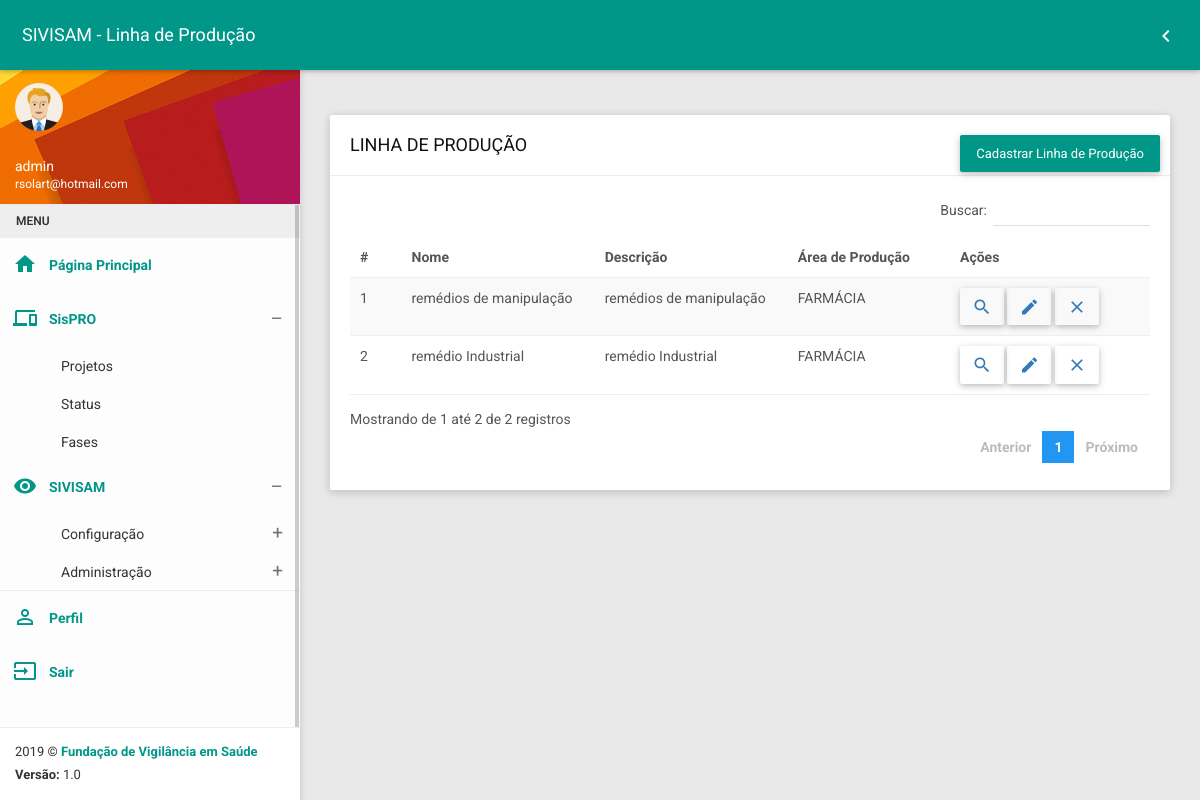
Page /devisa/linhaproducao_list (signed in) on the committed database.
### devisa/models.py (models this page shows, shortened)
class Linhaproducao(models.Model):
    lp_nome = models.CharField(verbose_name='nome', max_length=200, default='')
    lp_descricao = models.CharField(verbose_name='descrição', max_length=400, default='')
    area_producao = models.ForeignKey(Areaproducao, on_delete=models.PROTECT)
    class Meta:
        permissions = (
            ('linha_producao_list', 'Pode listar linhas de produção'),
            ('linha_producao_create', 'Pode cadastrar linha de produção'),
            ('linha_producao_update', 'Pode editar linha de produção'),
            ('linha_producao_view', 'Pode ver linha de produção'),
            ('linha_producao_delete', 'Pode excluir linha de produção')
        )

class Areaproducao(models.Model):
    ap_nome = models.CharField(verbose_name='nome', max_length=200, default='')
    ap_descricao = models.CharField(verbose_name='descrição', max_length=400, default='')
    class Meta:
        permissions = (
            ('area_producao_list', 'Pode listar áreas de produção'),
            ('area_producao_create', 'Pode cadastrar área de produção'),
            ('area_producao_update', 'Pode editar área de produção'),
            ('area_producao_view', 'Pode ver área de produção'),
            ('area_producao_delete', 'Pode excluir área de produção')
        )
    def __str__(self):
        return self.ap_nome

### devisa/views.py (the view)
# urls.py: path('linhaproducao_list', linhaproducao_list, name="linhaproducao_list"),
@login_required
@permission_required('devisa.linhaproducao_list')
def linhaproducao_list(request):
    model = Linhaproducao.objects.all()
    return render(request, 'linhaproducao/linhaproducao_list.html', {'linhaproducaos': model})

### devisa/templates/linhaproducao/linhaproducao_list.html (shortened to what this page needs)
{% extends 'base.html' %}
{% load static %}
{% block css %}
    <link href="{% static 'plugins/bootstrap/css/bootstrap.css' %}" rel="stylesheet">
    <link href="{% static 'plugins/node-waves/waves.css' %}" rel="stylesheet" />
    <link href="{% static 'plugins/animate-css/animate.css' %}" rel="stylesheet" />
    <link href="{% static 'plugins/jquery-datatable/skin/bootstrap/css/dataTables.bootstrap.css' %}" rel="stylesheet">
    <link href="{% static 'css/style.css' %}" rel="stylesheet">
    <link href="{% static 'css/themes/all-themes.css' %}" rel="stylesheet" />
{% endblock %}
{% block title %} SIVISAM - Linha de Produção {% endblock %}
{% block return %}
       <li class="pull-right"><a href="{% url 'devisa' %}"><i class="material-icons">chevron_left</i></a></li>
{% endblock %}
{% block content %}
<div class="row clearfix">
                <div class="col-lg-12 col-md-12 col-sm-12 col-xs-12">
                    <div class="card">
                        <div class="header">
                            <h2>
                                LINHA DE PRODUÇÃO
                            </h2>
                            <ul class="header-dropdown m-r--5">
                                <li class="dropdown">
                                    <a href="{% url 'linhaproducao_create' %}">
                                        <button type="button" class="btn bg-teal btn-block btn-lg waves-effect">
                                            Cadastrar Linha de Produção
                                        </button>
                                    </a>
                                </li>
                            </ul>
                        </div>
                        <div class="body">
                            <div class="table-responsive">
                                <table class="table table-striped table-hover dataTable js-exportable">
                                    <thead>
                                        <tr>
                                            <th>#</th>
                                            <th>Nome</th>
                                            <th>Descrição</th>
                                            <th>Área de Produção</th>
                                            <th>Ações</th>
                                        </tr>
                                    </thead>
                                    <tbody>
                                        {% for lp in linhaproducaos %}
                                        <tr>
                                            <td>{{ lp.id }}</td>
                                            <td>{{ lp.lp_nome }}</td>
                                            <td>{{ lp.lp_descricao }}</td>
                                            <td>{{ lp.area_producao }}</td>
                                            <td style="width: 25%;">
                                                <a href="{% url 'linhaproducao_view' lp.id %}" class="btn"><i class="material-icons">search</i></a>
                                                <a href="{% url 'linhaproducao_update' lp.id %}" class="btn"><i class="material-icons">mode_edit</i></a>
                                                <a href="{% url 'linhaproducao_delete' lp.id %}" class="btn"><i class="material-icons">close</i></a>
                                            </td>
                                        </tr>
                                        {% endfor %}
                                    </tbody>
                                </table>
                            </div>
                        </div>
                    </div>
                </div>
</div>
{% endblock %}

### templates/base.html (shortened to what this page needs)
{% load static %}
<!DOCTYPE html>
<html>
<head>
    {% block css %}
    {% endblock %}
</head>
<body class="theme-teal">
    <nav class="navbar">
        <div class="container-fluid">
            <div class="navbar-header">
                <a class="navbar-brand" href="javascript:void(0);">{% block title %}{% endblock %}</a>
            </div>
            <div class="collapse navbar-collapse" id="navbar-collapse">
                <ul class="nav navbar-nav navbar-right">
                {% block return %}{% endblock %}
                </ul>
            </div>
        </div>
    </nav>
    <section>
        <aside id="leftsidebar" class="sidebar">
            <div class="user-info">
                <div class="image">
                    <img src="{% static 'images/user.png' %}" width="48" height="48" alt="User" />
                </div>
                <div class="info-container">
                    <div class="name" data-toggle="dropdown" aria-haspopup="true" aria-expanded="false">{{ user.username }}</div>
                    <div class="email">{{ user.email }}</div>
                </div>
            </div>
            <div class="menu">
                <ul class="list">
                    <li class="header">MENU</li>
                    <li class="active">
                        <a href="{% url 'home' %}">
                            <i class="material-icons">home</i>
                            <span>Página Principal</span>
                        </a>
                    </li>
                    <li class="active">
                        {% if perms.sistemasfvs.sistema_list %}
                                <a href="javascript:void(0);" class="menu-toggle">
                                    <i class="material-icons">devices</i>
                                    <span>SisPRO</span>
                                </a>
                        {% endif %}
                        <ul class="ml-menu">
                            <li>
                                <a href="{% url 'sistema_list' %}">
                                    <span>Projetos</span>
                                </a>
                            </li>
                            <li>
                                <a href="{% url 'status_list' %}">
                                    <span>Status</span>
                                </a>
                            </li>
                            <li>
                                <a href="{% url 'fase_list' %}">
                                    <span>Fases</span>
                                </a>
                            </li>
                        </ul>
                    </li>
                    <li class="active">
                        <a href="javascript:void(0);" class="menu-toggle" style="">
                            <i class="material-icons">remove_red_eye</i>
                            <span>SIVISAM</span>
                        </a>
                        <ul class="ml-menu">
                            <li>
                                <a href="javascript:void(0);" class="menu-toggle">
                                    <span>Configuração</span>
                                </a>
                            </li>
                            <li>
                                <a href="javascript:void(0);" class="menu-toggle">
                                    <span>Administração</span>
                                </a>
                            </li>
                        </ul>
                    </li>
                    <li style="border-top: 1px solid #eee;" class="active">
                        <a href="{% url 'perfil' %}">
                            <i class="material-icons">perm_identity</i>
                            <span>Perfil</span>
                        </a>
                    </li>
                    <li class="active">
                        <a href="{% url 'logout' %}">
                            <i class="material-icons">input</i>
                            <span>Sair</span>
                        </a>
                    </li>
                </ul>
            </div>
            <div class="legal">
                <div class="copyright">
                     2019 &copy; <a href="http://www.fvs.am.gov.br">Fundação de Vigilância em Saúde</a>
                </div>
                <div class="version">
                    <b>Versão: </b> 1.0
                </div>
            </div>
        </aside>
    </section>
    <section class="content">
        <div class="container-fluid">
           {% block content %}
           {% endblock %}
        </div>
    </section>
</body>
</html>

### statics/css/themes/all-themes.css (style rules this page uses)
.theme-teal .navbar { background-color: #009688; }
.theme-teal .navbar-brand { color: #fff; }
.theme-teal .nav > li > a { color: #fff; }
.theme-teal .sidebar .menu .list li.active { background-color: transparent; }
.theme-teal .sidebar .menu .list li.active > :first-child i, .theme-teal .sidebar .menu .list li.active > :first-child span { color: #009688; }
.theme-teal .sidebar .menu .list .toggled { background-color: transparent; }
.theme-teal .sidebar .menu .list .ml-menu { background-color: transparent; }
.theme-teal .sidebar .legal { background-color: #fff; }
.theme-teal .sidebar .legal .copyright a { color: #009688 !important; }

### rows in the picture
Linhaproducao: id "1", lp_nome "remédios de manipulação", lp_descricao "remédios de manipulação", area_producao "FARMÁCIA"
Linhaproducao: id "2", lp_nome "remédio Industrial", lp_descricao "remédio Industrial", area_producao "FARMÁCIA"

### other values in the picture
{{ user.username }} "admin"
{{ user.email }} "rsolart@hotmail.com"
